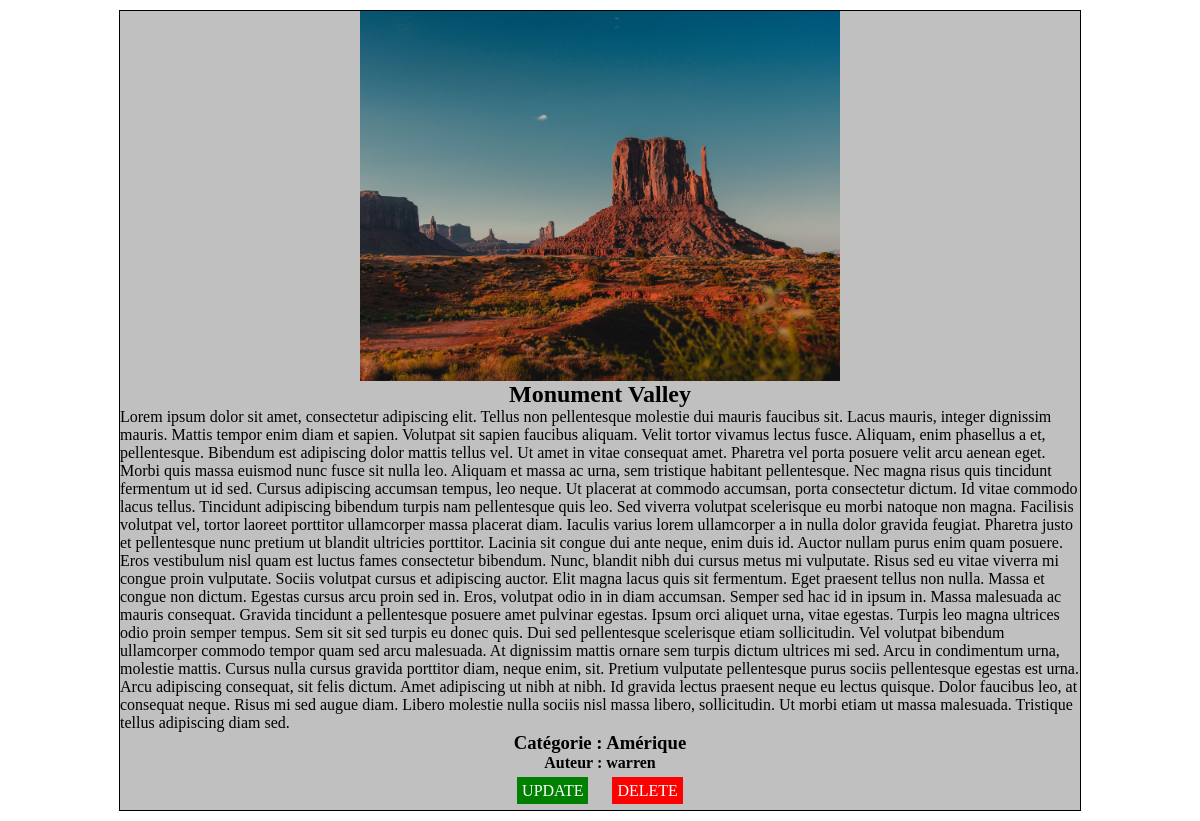
The page /admin_suite.php?id=40 (signed in) on the database its author committed.
### tables this page shows
CREATE TABLE IF NOT EXISTS `articles` (
  `id_article` int NOT NULL AUTO_INCREMENT,
  `title` varchar(255) NOT NULL,
  `content` text NOT NULL,
  `image` varchar(255) NOT NULL,
  `id_category` int NOT NULL,
  `id_user` int NOT NULL,
  PRIMARY KEY (`id_article`)
);

CREATE TABLE IF NOT EXISTS `categories` (
  `id_category` int NOT NULL AUTO_INCREMENT,
  `category` varchar(255) NOT NULL,
  `image_cat` varchar(255) NOT NULL,
  PRIMARY KEY (`id_category`)
);

CREATE TABLE IF NOT EXISTS `users` (
  `id_user` int NOT NULL AUTO_INCREMENT,
  `username` varchar(255) NOT NULL,
  `password` varchar(255) NOT NULL,
  PRIMARY KEY (`id_user`)
);

### admin_suite.php (the view, shortened to what this page needs)
<?php
require_once 'connect.php';
$idArticle = $_GET['id'];
$req = $db->prepare('SELECT `id_article`, `title`, `content`, `image`, `category`, `username` FROM `articles` INNER JOIN  `categories` ON articles.id_category = categories.id_category INNER JOIN  `users` ON articles.id_user = users.id_user WHERE articles.id_article = :id');
$req->bindParam('id', $idArticle, PDO::PARAM_INT);
$req->execute();
$articles = $req->fetchAll(PDO::FETCH_ASSOC);
if(isset($_SESSION['username'])) {
    foreach($articles as $article) {
        ?>
        <article>
            <img src='<?=$article['image']?>'>
            <h2><?=$article['title']?></h2>
            <p><?=$article['content']?></p>
            <h3>Catégorie : <?=$article['category']?></h3>
            <h4>Auteur : <?=$article['username']?></h4>
            <div class="btns">
                <a href="update.php?id=<?=$article['id_article']?>"class="upBtn">Update</a>
                <a href="delete.php?id=<?=$article['id_article']?>"class="delBtn">Delete</a>
            </div>
        </article>
    <?php
    }
    require 'views/template_admin.php';
} else {
    echo 'Vous n\'êtes pas connecté. <a href="login.php">Cliquez ici</a> pour vous connectez.';
}   ?>

### views/css/style_admin.css (style rules this page uses)
* { margin: 0; padding: 0; }
article { width: 80%; margin: 10px auto; display: flex; flex-direction: column; align-items: center; background-color: silver; border: 1px solid black; }
img { width: 50%; }
.btns { margin: 10px; text-transform: uppercase; }
.upBtn { color: white; text-decoration: none; background-color: green; margin: 10px; padding: 5px; }
.delBtn { color: white; text-decoration: none; background-color: red; margin: 10px; padding: 5px; }

### rows shown on the page
articles: image (picture), title "Monument Valley", content "Lorem ipsum dolor sit amet, consectetur adipiscing elit. Tellus non pellentesque molestie dui mauris faucibus sit. Lacus mauris, integer dignissim mauris. Mattis tempor enim diam et sapien. Volutpat sit sapien faucibus aliquam. Velit tortor vivamus lectus fusce. Aliquam, enim phasellus a et, pellentesque. Bibendum est adipiscing dolor mattis tellus vel. Ut amet in vitae consequat amet. Pharetra vel porta posuere velit arcu aenean eget. Morbi quis massa euismod nunc fusce sit nulla leo. Aliquam et massa ac urna, sem tristique habitant pellentesque. Nec magna risus quis tincidunt fermentum ut id sed. Cursus adipiscing accumsan tempus, leo neque. Ut placerat at commodo accumsan, porta…", id_category.category "Amérique", id_user.username "warren"
